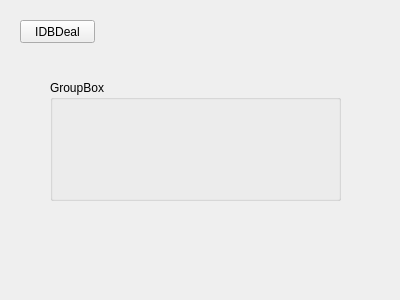
<?xml version="1.0" encoding="UTF-8"?>
<ui version="4.0">
 <class>IDBDeal</class>
 <widget class="QWidget" name="IDBDeal">
  <property name="geometry">
   <rect>
    <x>0</x>
    <y>0</y>
    <width>400</width>
    <height>300</height>
   </rect>
  </property>
  <property name="windowTitle">
   <string>Form</string>
  </property>
  <widget class="QPushButton" name="pushButton">
   <property name="geometry">
    <rect>
     <x>20</x>
     <y>20</y>
     <width>75</width>
     <height>23</height>
    </rect>
   </property>
   <property name="text">
    <string>IDBDeal</string>
   </property>
  </widget>
  <widget class="QGroupBox" name="groupBox">
   <property name="geometry">
    <rect>
     <x>50</x>
     <y>80</y>
     <width>291</width>
     <height>121</height>
    </rect>
   </property>
   <property name="title">
    <string>GroupBox</string>
   </property>
  </widget>
 </widget>
 <resources/>
 <connections/>
</ui>
